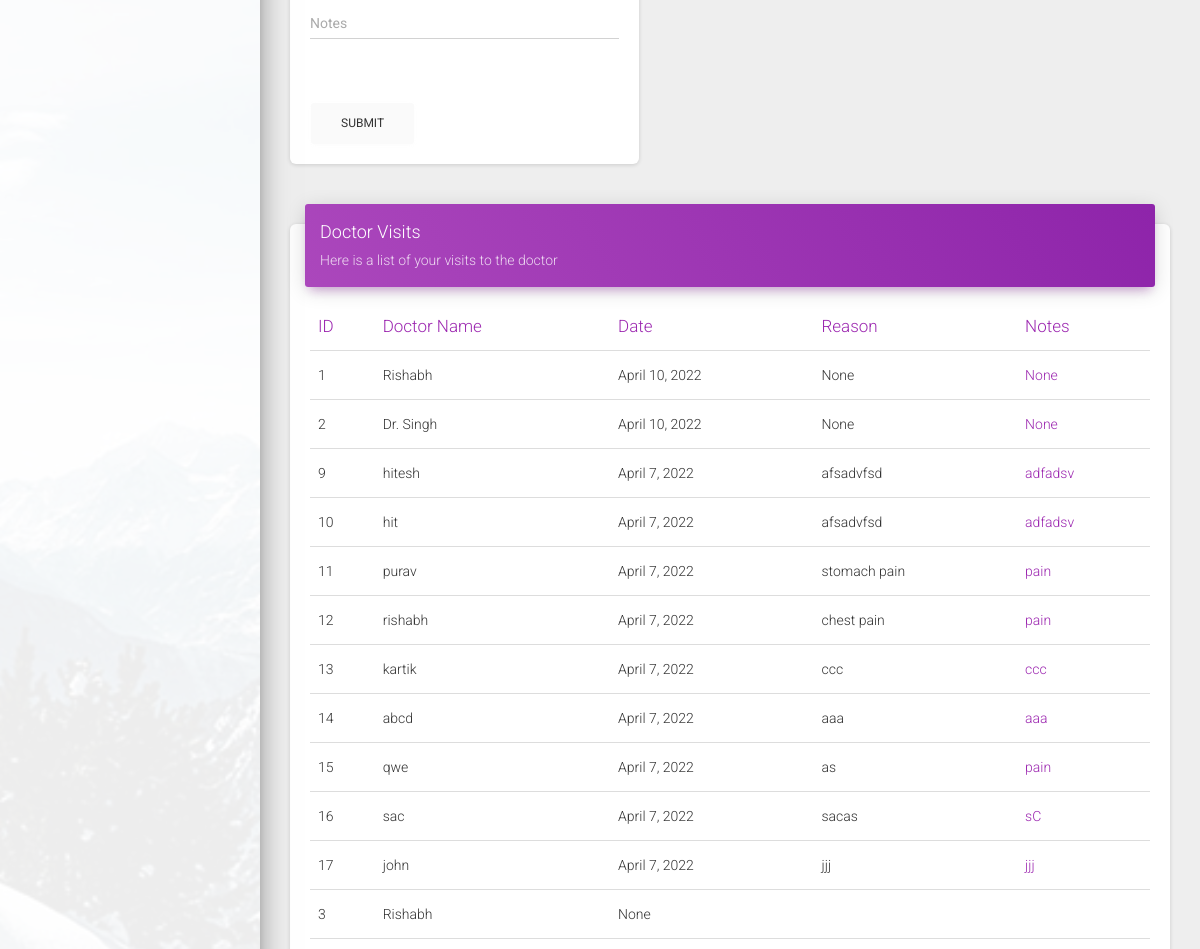
/doctors (middle part), run on an earlier commit of the app's database.
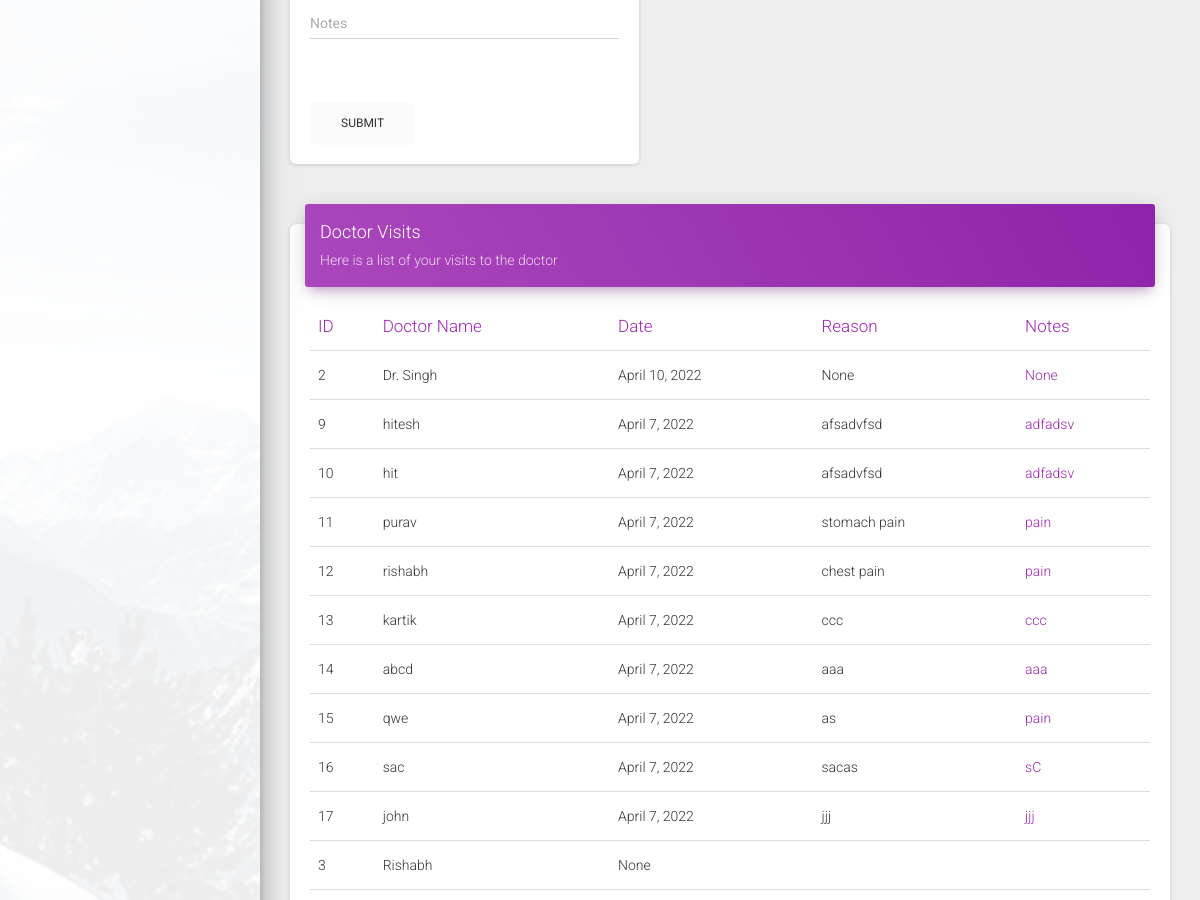
And on a later commit of the database.
### apps/home/models.py (models this page shows, shortened)
class DoctorVisit(models.Model):
    doctor = models.CharField('Doctor Name', max_length=120)
    visit_date = models.DateField('Visit Date', blank=True, null=True)
    reason = models.CharField(
        'Reason of Visit', max_length=500, blank=True, null=True)
    notes = models.CharField('Notes', max_length=500, blank=True, null=True)
    user = models.IntegerField('id', max_length=500, blank=True, null=True)

### apps/home/views.py (the view, shortened to what this page needs)
# urls.py: path('doctors', views.doctor_visits, name='doctors'),
def doctor_visits(request):
    form = DoctorVisitsForm(request.POST)
    load_template = request.path.split('/')[-1] + '.html'
    submitted = False
    visits = DoctorVisit.objects.filter(
        user=request.user.id).order_by('-visit_date')
    html_template = loader.get_template('home/' + load_template)
    context = {
        'form': form,
        'success': submitted,
        'visits': visits,
        'segment': 'doctors',
    }
    return HttpResponse(html_template.render(context, request))

### apps/home/forms.py
class DoctorVisitsForm(ModelForm):
    doctor = forms.CharField(
        widget=forms.TextInput(
            attrs={
                "class": "form-control"
            }
        ), required=False)
    visit_date = forms.DateField(
        widget=forms.DateInput(
            attrs={
                "class": "form-control",
                "type": "date",
            }
        ),
        required=False)
    reason = forms.CharField(
        widget=forms.TextInput(
            attrs={
                "class": "form-control"
            }
        ),
        required=False)
    notes = forms.CharField(
        widget=forms.TextInput(
            attrs={
                "class": "form-control"
            }
        ),
        required=False)
    class Meta:
        model = DoctorVisit
        fields = ('doctor', 'visit_date', 'reason', 'notes')

### apps/templates/home/doctors.html (shortened to what this page needs)
{% extends "layouts/base.html" %} {% block title %} Doctor Visits {% endblock %}
{% block stylesheets %}{% endblock stylesheets %} {% block content %}
<div class="row">
	<div class="col-md-5">
		<div class="card">
			<div class="card-body">
				<br />
				<form role="form" method="POST" action="">
					<br />
					<br />
					<br />
					<div class="row">
						<div class="col-md-12">
							<div class="form-group">
								<label class="bmd-label-floating">Notes</label>
								{{ form.notes }}
							</div>
						</div>
					</div>
					<br />
					<input type="submit" value="Submit" class="btn btn-secondary" />
				</form>
			</div>
		</div>
	</div>
</div>
<div class="row">
	<div class="col-md-12">
		<div class="card">
			<div class="card-header card-header-primary">
				<h4 class="card-title">Doctor Visits</h4>
				<p class="card-category">Here is a list of your visits to the doctor</p>
			</div>
			<div class="card-body">
				<div class="table-responsive">
					<table class="table">
						<thead class="text-primary">
							<th>ID</th>
							<th>Doctor Name</th>
							<th>Date</th>
							<th>Reason</th>
							<th>Notes</th>
						</thead>
						<tbody>
							{% for visit in visits %}
							<tr>
								<td>{{visit.id}}</td>
								<td>{{visit.doctor}}</td>
								<td>{{visit.visit_date}}</td>
								<td>{{visit.reason}}</td>
								<td class="text-primary">{{visit.notes}}</td>
							</tr>
							{%endfor%}
						</tbody>
					</table>
				</div>
			</div>
		</div>
	</div>
</div>
{% endblock content %}

What changed in the data, as far as the page shows it:
no longer on this page (row edited): DoctorVisit: id "1", doctor "Rishabh", visit_date "April 10, 2022", reason "None", notes "None"
